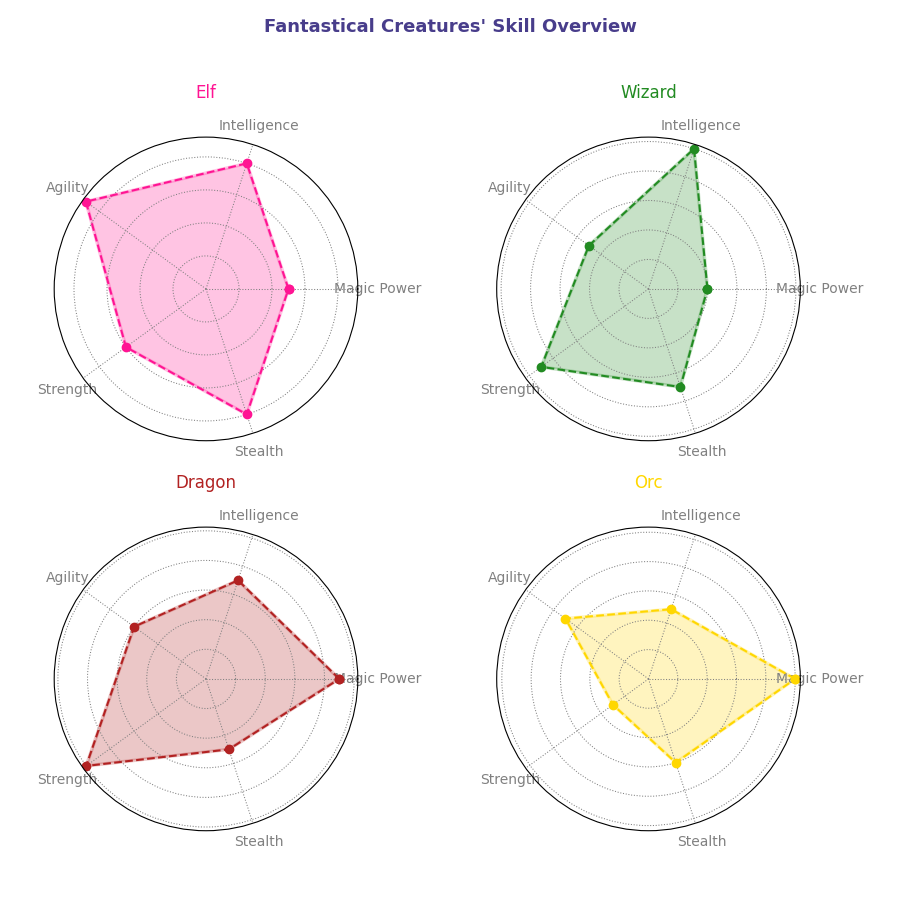

Write the Python code that produced this figure.
import matplotlib.pyplot as plt
import numpy as np

creatures = ['Elf', 'Wizard', 'Dragon', 'Orc']
attributes = ['Magic Power', 'Intelligence', 'Agility', 'Strength', 'Stealth']

data = {
    'Elf': [5, 8, 9, 6, 8],
    'Wizard': [4, 10, 5, 9, 7],
    'Dragon': [9, 7, 6, 10, 5],
    'Orc': [10, 5, 7, 3, 6]
}

num_vars = len(attributes)
angles = np.linspace(0, 2 * np.pi, num_vars, endpoint=False).tolist()
angles += angles[:1]

def radar_chart(ax, values, creature_name, color):
    values += values[:1]
    ax.plot(angles, values, color=color, linestyle='--', marker='o')
    ax.fill(angles, values, color=color, alpha=0.25, linewidth=2.5)

    ax.set_xticks(angles[:-1])
    ax.set_xticklabels(attributes, color='grey', fontsize=10)
    ax.set_yticklabels([])  
    ax.set_title(creature_name, size=12, color=color, pad=15)

colors = ['#FF1493', '#228B22', '#B22222', '#FFD700']

fig, axs = plt.subplots(nrows=2, ncols=2, figsize=(9, 9), subplot_kw=dict(polar=True))
fig.subplots_adjust(hspace=0.35, wspace=0.35)

for ax, (creature, color) in zip(axs.flat, zip(creatures, colors)):
    radar_chart(ax, data[creature], creature, color)
    ax.grid(linewidth=0.75, linestyle=':', color='grey')

plt.suptitle("Fantastical Creatures' Skill Overview", 
             fontsize=13, fontweight='bold', color='darkslateblue')

plt.tight_layout(rect=[0, 0.04, 1, 0.96])
plt.show()
